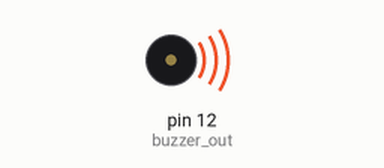
Bench run of a sketch on a simulated Arduino Uno, built with avr-gcc and run on an emulated ATmega328P. On the bench: buzzer (waves = sounding).

Above: at 0.1 s.
Timing chart, 0 to 40.0 s (numbered marks = the images above):
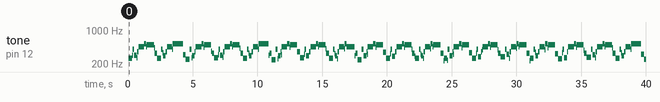

The sketch:

sketch_nov23a_ColmansTuneVer02.ino
```cpp
/* Colman O'Keeffe 114712191 23 Nov 2016
* note frequencies from http://www.phy.mtu.edu/~suits/notefreqs.html 1540 23 Nov 2016
Ver 01 period = 1/f in milli secs all values calculated manually on calculator
Ver 02 all periods altered randomly to ensure a know tune is NOT used
*/


# define Col_c4 3800 // approx 261.63 Hz
# define Col_d4 3400 // approx 293.66 Hz
# define Col_e4 3000 // approx 329.63 Hz
# define Col_f4 2800 // approx 349.23 Hz
# define Col_g4 2500 // approx 392.00 Hz
# define Col_a4 2200 // approx 440.00 Hz
# define Col_b4 2000 // approx 493.88 Hz
# define Col_c5 1900 // approx 523.25 Hz
# define rest 0

// buzzer
int buzzer_out = 12;

// debugging serial out? 1 yes 0 no
int DEBUGGING = 0;

void setup(){
  pinMode(buzzer_out, OUTPUT);
  if (DEBUGGING){
    Serial.begin(9600); // serial out for debug code
  }
}
/* Colmans tune test scale
int colmans_tune[] = {Col_c4, Col_d4, Col_e4, Col_f4, Col_g4, Col_a4, Col_b4, Col_c5};
int colmans_beats[] = {16, 16, 16, 16, 16, 16, 16, 16};
int MAXIMUM_COUNT = sizeof(colmans_tune) / 2; // Tune length i.o.t. loop
*/
int colmans_tune[] = {Col_c4, Col_g4, Col_d4, Col_f4, Col_a4, Col_c5, Col_b4, Col_e4};
int colmans_beats[] = {30, 16, 20, 10, 40, 20, 60, 20};
int MAXIMUM_COUNT = sizeof(colmans_tune) / 2; // Tune length i.o.t. loop


// tempo
long tempo = 10000;
// length of pause
int pause  = 5000; // original pause increased from 1000 to 5000
// add to loop to pause for 1 sec
int rest_count = 100;

// setup variables for main function
int note = 0;
int beat = 0;
long duration = 0;

// try to play a note
void play_note(){
  long time_so_far = 0;
  if (note > 0){
    while(time_so_far < duration){
      // buzzer on
      digitalWrite(buzzer_out, HIGH);
      delayMicroseconds(note / 2);
      // buzzer off
      digitalWrite(buzzer_out, LOW);
      delayMicroseconds(note / 2);
      // how much time has gone by
      time_so_far += (note);
    }
  }
  else{
    for (int restbeat = 0; restbeat < rest_count; restbeat++){
      delayMicroseconds(duration);
    }
  }
}

// Try to play the entire scale
void loop(){
  for (int timer = 0; timer < MAXIMUM_COUNT; timer++){
    note = colmans_tune[timer];
    beat = colmans_beats[timer];

    duration = beat * tempo;

    play_note();

    delayMicroseconds(pause);

    if (DEBUGGING){
      Serial.println(timer);
      Serial.println("times round loop:");
      Serial.println(note);
      Serial.println("-note");
      Serial.println(beat);
      Serial.println("-beat");
      Serial.println(duration);
      Serial.println("-duration");
    }
  }
}
```

Measured:
- by itself, tone on pin 12 (buzzer_out): plays 263 Hz for 0.28 s, 305 Hz for 0.04 s, 399 Hz for 0.12 s, 306 Hz for 0.20 s, 271 Hz for 0.04 s, 356 Hz for 0.12 s … (201 notes in this stretch)
